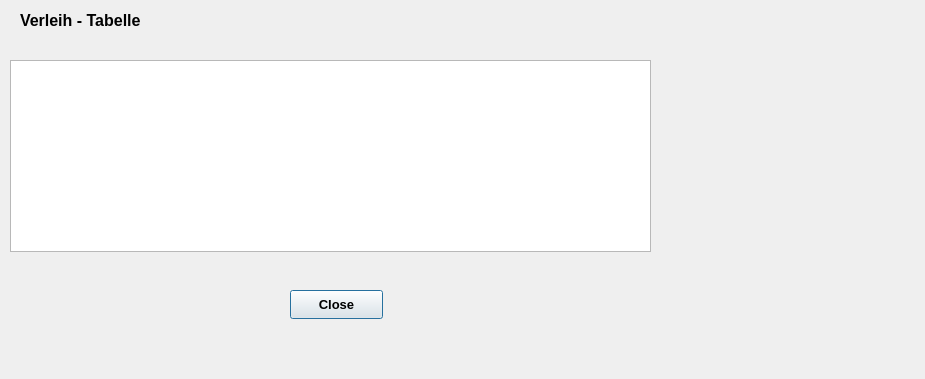
<?xml version="1.0" encoding="UTF-8"?>
<ui version="4.0">
 <class>Dialog_Verleih</class>
 <widget class="QDialog" name="Dialog_Verleih">
  <property name="geometry">
   <rect>
    <x>0</x>
    <y>0</y>
    <width>925</width>
    <height>379</height>
   </rect>
  </property>
  <property name="windowTitle">
   <string>Dialog</string>
  </property>
  <widget class="QTableView" name="tableView_verleih">
   <property name="geometry">
    <rect>
     <x>10</x>
     <y>60</y>
     <width>641</width>
     <height>192</height>
    </rect>
   </property>
  </widget>
  <widget class="QLabel" name="label">
   <property name="geometry">
    <rect>
     <x>20</x>
     <y>10</y>
     <width>241</width>
     <height>21</height>
    </rect>
   </property>
   <property name="font">
    <font>
     <pointsize>12</pointsize>
     <bold>true</bold>
    </font>
   </property>
   <property name="text">
    <string>Verleih - Tabelle</string>
   </property>
  </widget>
  <widget class="QPushButton" name="pushButton">
   <property name="geometry">
    <rect>
     <x>290</x>
     <y>290</y>
     <width>93</width>
     <height>29</height>
    </rect>
   </property>
   <property name="font">
    <font>
     <pointsize>10</pointsize>
     <bold>true</bold>
    </font>
   </property>
   <property name="text">
    <string>Close</string>
   </property>
  </widget>
 </widget>
 <resources/>
 <connections/>
</ui>
